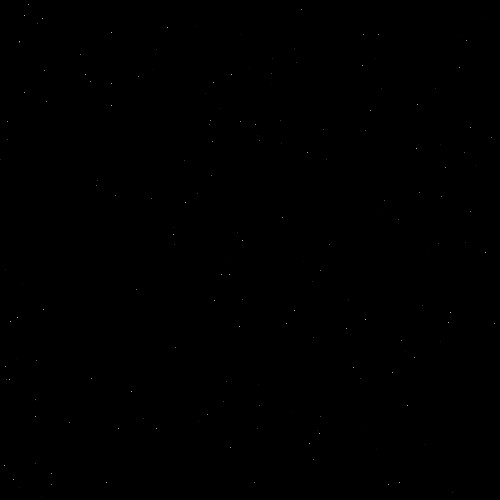
Frame 1 (no input)
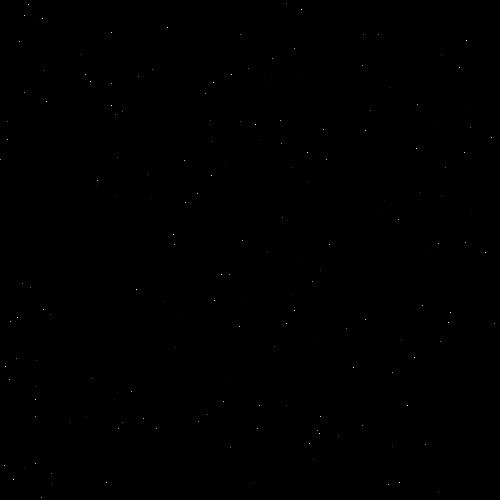
Frame 60 (the mouse pressed at the canvas centre just before this capture)
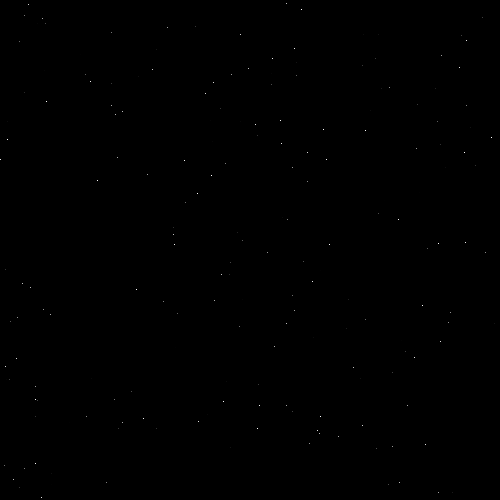
Frame 120 (the mouse held since frame 60 and released just before this capture)

The Processing sketch that drew these frames (run headless with seeded random() and noise(); from frame 60 on, the mouse is pressed at the canvas centre):

// Processing sketch: simpleTwinkling
// ── simpleTwinkling.pde
float[][] locations;
int numOfLocations = 200;
float phaseTime = 8;

void setup() {
  size(500, 500);
  stroke(255);
  background(0);
  locations = new float[numOfLocations][3];
  for (int i = 0; i < numOfLocations; i++) {
    locations[i][0] = random(width);
    locations[i][1] = random(height);
    locations[i][2] = random(1);
  }
}

void draw() {
  for (int i = 0; i < numOfLocations; i++) {
    float timeAndOffset = (seconds() + locations[i][2] * 8);
    float negOneToOne = sin((timeAndOffset % phaseTime) / phaseTime * TAU);
    float brightness = map(negOneToOne, -1, 1, 0, 255);
    stroke(brightness);
    point(locations[i][0], locations[i][1]);
  }
}

float seconds() {
  return float(millis()) / 1000;
}
